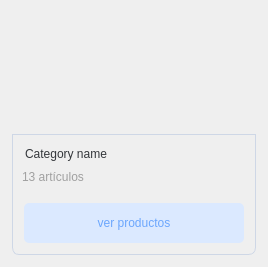
<?xml version="1.0" encoding="UTF-8"?>
<ui version="4.0">
 <class>Form</class>
 <widget class="QWidget" name="Form">
  <property name="geometry">
   <rect>
    <x>0</x>
    <y>0</y>
    <width>268</width>
    <height>267</height>
   </rect>
  </property>
  <property name="windowTitle">
   <string>Form</string>
  </property>
  <property name="styleSheet">
   <string notr="true"/>
  </property>
  <layout class="QVBoxLayout" name="verticalLayout">
   <item>
    <widget class="QFrame" name="fme_card_content_0">
     <property name="sizePolicy">
      <sizepolicy hsizetype="Preferred" vsizetype="Preferred">
       <horstretch>0</horstretch>
       <verstretch>0</verstretch>
      </sizepolicy>
     </property>
     <property name="minimumSize">
      <size>
       <width>246</width>
       <height>245</height>
      </size>
     </property>
     <property name="styleSheet">
      <string notr="true">QPushButton {
border-style : solid;
	border-radius: 5px;
	min-height : 40px;
	font : 77 18px &quot;Arial&quot;;
}

QPushButton:hover {
	border: 1px solid #FFF;
	border-radius: 5px;
}

QFrame {
	border : 1px solid;
	border-color: transparent;
    border-top-right-radius: 7px;
	border-top-left-radius: 7px;
	border-bottom-right-radius: 7px;
	border-bottom-left-radius: 7px;
}</string>
     </property>
     <property name="frameShape">
      <enum>QFrame::StyledPanel</enum>
     </property>
     <property name="frameShadow">
      <enum>QFrame::Raised</enum>
     </property>
     <layout class="QVBoxLayout" name="verticalLayout_18">
      <property name="spacing">
       <number>0</number>
      </property>
      <property name="leftMargin">
       <number>0</number>
      </property>
      <property name="topMargin">
       <number>0</number>
      </property>
      <property name="rightMargin">
       <number>0</number>
      </property>
      <property name="bottomMargin">
       <number>0</number>
      </property>
      <item>
       <widget class="QFrame" name="fme_image_cap_2">
        <property name="styleSheet">
         <string notr="true">QFrame {
	background-color :transparent;
	border : 1px solid;
	border-color: transparent;
    border-top-right-radius: 7px;
	border-top-left-radius: 7px;
	border-bottom-right-radius: 0px;
	border-bottom-left-radius: 0px;
}</string>
        </property>
        <property name="frameShape">
         <enum>QFrame::StyledPanel</enum>
        </property>
        <property name="frameShadow">
         <enum>QFrame::Raised</enum>
        </property>
        <property name="lineWidth">
         <number>1</number>
        </property>
        <property name="midLineWidth">
         <number>0</number>
        </property>
        <layout class="QHBoxLayout" name="horizontalLayout" stretch="0">
         <property name="spacing">
          <number>0</number>
         </property>
         <property name="sizeConstraint">
          <enum>QLayout::SetDefaultConstraint</enum>
         </property>
         <property name="leftMargin">
          <number>0</number>
         </property>
         <property name="topMargin">
          <number>0</number>
         </property>
         <property name="rightMargin">
          <number>0</number>
         </property>
         <property name="bottomMargin">
          <number>0</number>
         </property>
         <item>
          <widget class="QLabel" name="label">
           <property name="sizePolicy">
            <sizepolicy hsizetype="Preferred" vsizetype="Preferred">
             <horstretch>1</horstretch>
             <verstretch>1</verstretch>
            </sizepolicy>
           </property>
           <property name="text">
            <string/>
           </property>
           <property name="pixmap">
            <pixmap resource="assets.qrc">:/images/assets/img/cart-shopping.png</pixmap>
           </property>
           <property name="scaledContents">
            <bool>false</bool>
           </property>
           <property name="alignment">
            <set>Qt::AlignCenter</set>
           </property>
           <property name="wordWrap">
            <bool>true</bool>
           </property>
          </widget>
         </item>
        </layout>
       </widget>
      </item>
      <item>
       <widget class="QFrame" name="fme_card_content_2">
        <property name="styleSheet">
         <string notr="true">QFrame {
	border : 1px solid;
	border-color: #CED7E6;
    border-top-right-radius: 0px;
	border-top-left-radius: 0px;
	border-bottom-right-radius: 7px;
	border-bottom-left-radius: 7px;
}

</string>
        </property>
        <property name="frameShape">
         <enum>QFrame::StyledPanel</enum>
        </property>
        <property name="frameShadow">
         <enum>QFrame::Raised</enum>
        </property>
        <layout class="QVBoxLayout" name="verticalLayout_20">
         <property name="leftMargin">
          <number>0</number>
         </property>
         <property name="topMargin">
          <number>0</number>
         </property>
         <property name="rightMargin">
          <number>0</number>
         </property>
         <property name="bottomMargin">
          <number>0</number>
         </property>
         <item>
          <widget class="QFrame" name="frame_8">
           <property name="sizePolicy">
            <sizepolicy hsizetype="Preferred" vsizetype="Preferred">
             <horstretch>0</horstretch>
             <verstretch>0</verstretch>
            </sizepolicy>
           </property>
           <property name="styleSheet">
            <string notr="true">QFrame {
	border : none;
	border-color: transparent;
    border-top-right-radius: 0px;
	border-top-left-radius: 0px;
	border-bottom-right-radius: 0px;
	border-bottom-left-radius: 0px;
}</string>
           </property>
           <property name="frameShape">
            <enum>QFrame::StyledPanel</enum>
           </property>
           <property name="frameShadow">
            <enum>QFrame::Raised</enum>
           </property>
           <layout class="QVBoxLayout" name="verticalLayout_21" stretch="0,0">
            <property name="topMargin">
             <number>0</number>
            </property>
            <property name="bottomMargin">
             <number>0</number>
            </property>
            <item>
             <widget class="QLabel" name="lbl_card_title">
              <property name="styleSheet">
               <string notr="true">QLabel {
	margin-top : 12px;
	font : 18px &quot;Arial&quot;;
	color: #34373B;
}</string>
              </property>
              <property name="text">
               <string>Category name</string>
              </property>
             </widget>
            </item>
            <item>
             <widget class="QLabel" name="lbl_card_subtitle">
              <property name="styleSheet">
               <string notr="true">QLabel {
	font : 18px &quot;Arial&quot;;
	color: #A0A0A0;
}</string>
              </property>
              <property name="text">
               <string>13 artículos</string>
              </property>
             </widget>
            </item>
           </layout>
          </widget>
         </item>
         <item>
          <widget class="QFrame" name="frame_9">
           <property name="sizePolicy">
            <sizepolicy hsizetype="Preferred" vsizetype="Fixed">
             <horstretch>0</horstretch>
             <verstretch>0</verstretch>
            </sizepolicy>
           </property>
           <property name="styleSheet">
            <string notr="true">QFrame {
	border : none;
	border-color: transparent;
	border-bottom-right-radius: 0px;
	border-bottom-left-radius: 0px;
}</string>
           </property>
           <property name="frameShape">
            <enum>QFrame::StyledPanel</enum>
           </property>
           <property name="frameShadow">
            <enum>QFrame::Raised</enum>
           </property>
           <layout class="QVBoxLayout" name="verticalLayout_22" stretch="0">
            <property name="spacing">
             <number>8</number>
            </property>
            <property name="leftMargin">
             <number>11</number>
            </property>
            <property name="topMargin">
             <number>11</number>
            </property>
            <property name="rightMargin">
             <number>11</number>
            </property>
            <property name="bottomMargin">
             <number>11</number>
            </property>
            <item>
             <widget class="QFrame" name="frame_10">
              <property name="frameShape">
               <enum>QFrame::StyledPanel</enum>
              </property>
              <property name="frameShadow">
               <enum>QFrame::Raised</enum>
              </property>
              <layout class="QHBoxLayout" name="horizontalLayout_11">
               <property name="spacing">
                <number>5</number>
               </property>
               <property name="leftMargin">
                <number>0</number>
               </property>
               <property name="topMargin">
                <number>0</number>
               </property>
               <property name="rightMargin">
                <number>0</number>
               </property>
               <property name="bottomMargin">
                <number>0</number>
               </property>
               <item>
                <widget class="QPushButton" name="btn_show_items">
                 <property name="sizePolicy">
                  <sizepolicy hsizetype="Preferred" vsizetype="Fixed">
                   <horstretch>0</horstretch>
                   <verstretch>0</verstretch>
                  </sizepolicy>
                 </property>
                 <property name="minimumSize">
                  <size>
                   <width>130</width>
                   <height>40</height>
                  </size>
                 </property>
                 <property name="toolTip">
                  <string>Mostrar productos</string>
                 </property>
                 <property name="styleSheet">
                  <string notr="true">QPushButton {
	background-color : #DBE9FF;
	color : #6BA6FD;
	font : 17px &quot;Arial&quot;;
}

QPushButton:pressed {
	background-color : transparent;
	color : #6BA6FD;
	border: 1px solid #6BA6FD;
	border-radius: 5px;
}</string>
                 </property>
                 <property name="text">
                  <string>ver productos</string>
                 </property>
                </widget>
               </item>
              </layout>
             </widget>
            </item>
           </layout>
          </widget>
         </item>
        </layout>
       </widget>
      </item>
     </layout>
    </widget>
   </item>
  </layout>
 </widget>
 <resources>
  <include location="assets.qrc"/>
 </resources>
 <connections/>
</ui>
